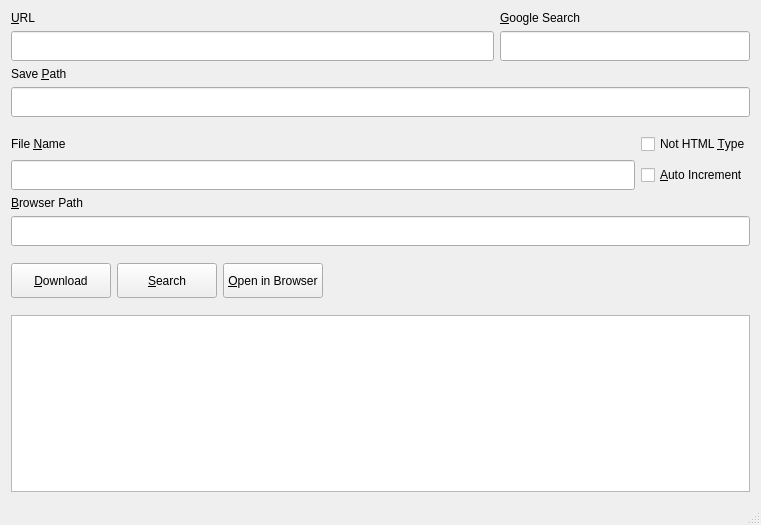
<?xml version="1.0" encoding="UTF-8"?>
<ui version="4.0">
 <class>MainWindow</class>
 <widget class="QMainWindow" name="MainWindow">
  <property name="geometry">
   <rect>
    <x>0</x>
    <y>0</y>
    <width>761</width>
    <height>525</height>
   </rect>
  </property>
  <property name="windowTitle">
   <string>Page Downloader</string>
  </property>
  <widget class="QWidget" name="centralWidget">
   <layout class="QVBoxLayout" name="verticalLayout_4">
    <item>
     <widget class="QWidget" name="widget_2" native="true">
      <layout class="QGridLayout" name="gridLayout">
       <property name="margin">
        <number>0</number>
       </property>
       <item row="0" column="0">
        <widget class="QLabel" name="label">
         <property name="sizePolicy">
          <sizepolicy hsizetype="Preferred" vsizetype="Fixed">
           <horstretch>0</horstretch>
           <verstretch>0</verstretch>
          </sizepolicy>
         </property>
         <property name="text">
          <string>&amp;URL</string>
         </property>
         <property name="buddy">
          <cstring>leURL</cstring>
         </property>
        </widget>
       </item>
       <item row="1" column="0">
        <widget class="QLineEdit" name="leURL">
         <property name="minimumSize">
          <size>
           <width>250</width>
           <height>30</height>
          </size>
         </property>
        </widget>
       </item>
       <item row="1" column="1">
        <widget class="QLineEdit" name="leSearch">
         <property name="sizePolicy">
          <sizepolicy hsizetype="Fixed" vsizetype="Fixed">
           <horstretch>0</horstretch>
           <verstretch>0</verstretch>
          </sizepolicy>
         </property>
         <property name="minimumSize">
          <size>
           <width>250</width>
           <height>30</height>
          </size>
         </property>
        </widget>
       </item>
       <item row="0" column="1">
        <widget class="QLabel" name="label_4">
         <property name="sizePolicy">
          <sizepolicy hsizetype="Preferred" vsizetype="Fixed">
           <horstretch>0</horstretch>
           <verstretch>0</verstretch>
          </sizepolicy>
         </property>
         <property name="text">
          <string>&amp;Google Search</string>
         </property>
         <property name="buddy">
          <cstring>leSearch</cstring>
         </property>
        </widget>
       </item>
      </layout>
     </widget>
    </item>
    <item>
     <widget class="QWidget" name="widget" native="true">
      <layout class="QVBoxLayout" name="verticalLayout_3">
       <property name="leftMargin">
        <number>0</number>
       </property>
       <property name="topMargin">
        <number>0</number>
       </property>
       <property name="rightMargin">
        <number>0</number>
       </property>
       <item>
        <widget class="QLabel" name="label_2">
         <property name="sizePolicy">
          <sizepolicy hsizetype="Preferred" vsizetype="Fixed">
           <horstretch>0</horstretch>
           <verstretch>0</verstretch>
          </sizepolicy>
         </property>
         <property name="text">
          <string>Save &amp;Path</string>
         </property>
         <property name="buddy">
          <cstring>lePath</cstring>
         </property>
        </widget>
       </item>
       <item>
        <widget class="QLineEdit" name="lePath">
         <property name="minimumSize">
          <size>
           <width>0</width>
           <height>30</height>
          </size>
         </property>
        </widget>
       </item>
      </layout>
     </widget>
    </item>
    <item>
     <widget class="QWidget" name="widget_3" native="true">
      <layout class="QGridLayout" name="gridLayout_2">
       <property name="margin">
        <number>0</number>
       </property>
       <item row="1" column="0">
        <widget class="QLineEdit" name="leFile">
         <property name="minimumSize">
          <size>
           <width>0</width>
           <height>30</height>
          </size>
         </property>
        </widget>
       </item>
       <item row="0" column="0">
        <widget class="QLabel" name="label_3">
         <property name="sizePolicy">
          <sizepolicy hsizetype="Preferred" vsizetype="Fixed">
           <horstretch>0</horstretch>
           <verstretch>0</verstretch>
          </sizepolicy>
         </property>
         <property name="text">
          <string>File &amp;Name</string>
         </property>
         <property name="buddy">
          <cstring>leFile</cstring>
         </property>
        </widget>
       </item>
       <item row="1" column="1">
        <widget class="QCheckBox" name="chIncrement">
         <property name="text">
          <string>&amp;Auto Increment</string>
         </property>
        </widget>
       </item>
       <item row="0" column="1">
        <widget class="QCheckBox" name="chNotHtml">
         <property name="text">
          <string>Not HTML &amp;Type</string>
         </property>
        </widget>
       </item>
      </layout>
     </widget>
    </item>
    <item>
     <widget class="QWidget" name="widget_5" native="true">
      <layout class="QVBoxLayout" name="verticalLayout_5">
       <property name="leftMargin">
        <number>0</number>
       </property>
       <property name="topMargin">
        <number>0</number>
       </property>
       <property name="rightMargin">
        <number>0</number>
       </property>
       <item>
        <widget class="QLabel" name="label_5">
         <property name="sizePolicy">
          <sizepolicy hsizetype="Preferred" vsizetype="Fixed">
           <horstretch>0</horstretch>
           <verstretch>0</verstretch>
          </sizepolicy>
         </property>
         <property name="text">
          <string>&amp;Browser Path</string>
         </property>
         <property name="buddy">
          <cstring>lePath</cstring>
         </property>
        </widget>
       </item>
       <item>
        <widget class="QLineEdit" name="leBrowserPath">
         <property name="minimumSize">
          <size>
           <width>0</width>
           <height>30</height>
          </size>
         </property>
        </widget>
       </item>
      </layout>
     </widget>
    </item>
    <item>
     <widget class="QWidget" name="widget_4" native="true">
      <layout class="QHBoxLayout" name="horizontalLayout">
       <property name="leftMargin">
        <number>0</number>
       </property>
       <property name="topMargin">
        <number>0</number>
       </property>
       <property name="rightMargin">
        <number>0</number>
       </property>
       <item>
        <widget class="QPushButton" name="bDownload">
         <property name="minimumSize">
          <size>
           <width>100</width>
           <height>35</height>
          </size>
         </property>
         <property name="text">
          <string>&amp;Download</string>
         </property>
        </widget>
       </item>
       <item>
        <widget class="QPushButton" name="bSearch">
         <property name="minimumSize">
          <size>
           <width>100</width>
           <height>35</height>
          </size>
         </property>
         <property name="text">
          <string>&amp;Search</string>
         </property>
        </widget>
       </item>
       <item>
        <widget class="QPushButton" name="bOpen">
         <property name="minimumSize">
          <size>
           <width>100</width>
           <height>35</height>
          </size>
         </property>
         <property name="text">
          <string>&amp;Open in Browser</string>
         </property>
        </widget>
       </item>
       <item>
        <spacer name="horizontalSpacer">
         <property name="orientation">
          <enum>Qt::Horizontal</enum>
         </property>
         <property name="sizeHint" stdset="0">
          <size>
           <width>390</width>
           <height>20</height>
          </size>
         </property>
        </spacer>
       </item>
      </layout>
     </widget>
    </item>
    <item>
     <widget class="QPlainTextEdit" name="teLog">
      <property name="minimumSize">
       <size>
        <width>0</width>
        <height>150</height>
       </size>
      </property>
     </widget>
    </item>
   </layout>
  </widget>
  <widget class="QStatusBar" name="statusBar"/>
 </widget>
 <layoutdefault spacing="6" margin="11"/>
 <tabstops>
  <tabstop>leURL</tabstop>
  <tabstop>leSearch</tabstop>
  <tabstop>lePath</tabstop>
  <tabstop>leFile</tabstop>
  <tabstop>bDownload</tabstop>
  <tabstop>bSearch</tabstop>
  <tabstop>teLog</tabstop>
 </tabstops>
 <resources/>
 <connections/>
</ui>
